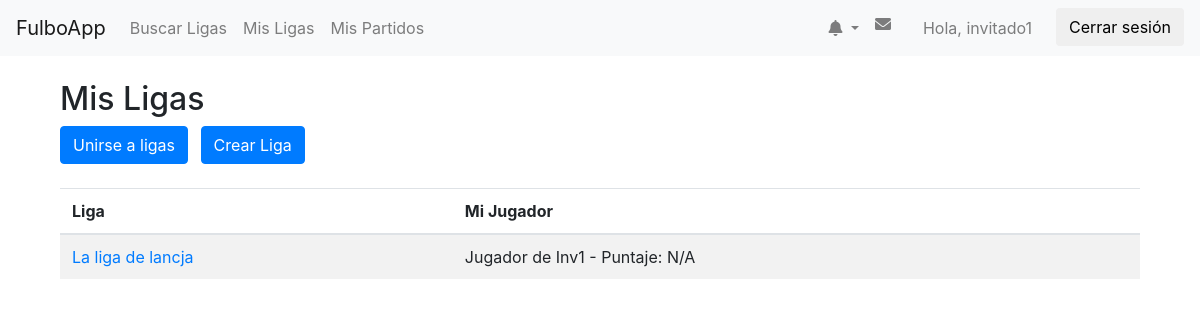
The app's page /AppFulbo/mis_ligas/ (signed in), older data.
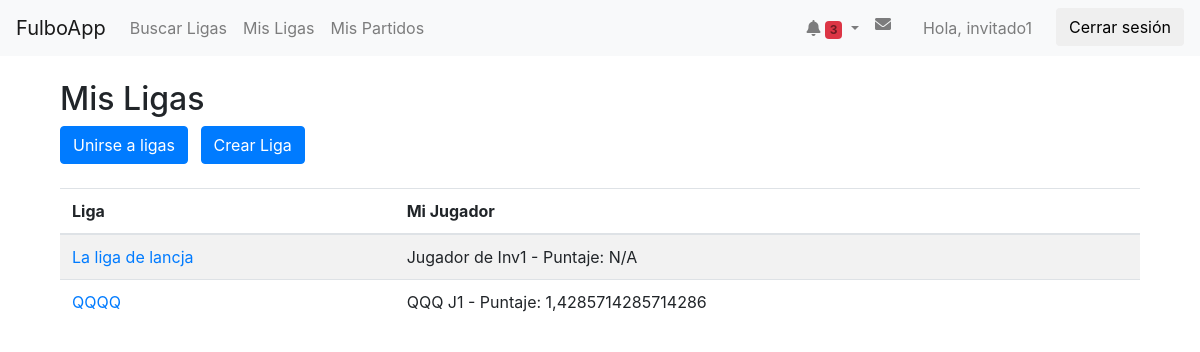
The same page, newer data.
### AppFulbo/models.py (models this page shows, shortened)
class Liga(models.Model):
    nombre_liga = models.CharField(max_length=20, unique=True)
    descripcion = models.TextField(blank=True, null=True)
    presidentes = models.ManyToManyField(User, related_name="ligas_presididas")  # Relación ManyToMany con los presidentes
    super_presidente = models.ForeignKey(
         settings.AUTH_USER_MODEL,
         on_delete=models.SET_NULL,
         null=True,
         blank=True,
         related_name="ligas_super_presididas",
         help_text="El super presidente de la liga, con privilegios especiales."
     )

class Jugador(models.Model):
    OPCIONES = [
        ('1', 'Arquero'),
        ('2', 'Defensor'),
        ('3', 'Mediocampista'),
        ('4', 'Delantero'),
    ]
    usuario = models.ForeignKey(User, null=True, blank=True, on_delete=models.CASCADE,related_name="user")
    apodo = models.CharField(max_length=15)
    posicion = models.CharField(max_length=1, choices=OPCIONES, null=True, blank=True)
    liga = models.ForeignKey(Liga, on_delete=models.CASCADE, related_name="jugadores")
    numero = models.IntegerField(
        choices=NUMERO_CHOICES,
        validators=[MinValueValidator(1), MaxValueValidator(99)],
        null=True,
        blank=True,
        help_text="Seleccione un número entre 1 y 99."
    )
    activo = models.BooleanField(default=True, help_text="Indica si el jugador está activo en la liga.")
    def puntaje(self):
        i = 0
        puntos = 0
        puntajes = self.puntajes_partidos.all()
        for puntaje in puntajes:
            if puntaje.puntaje != 0:
                i=i+1
                puntos = puntos + puntaje.puntaje()
        try:
            promedio = puntos/i
        except:
            promedio = 0
        return promedio
    class Meta:
        unique_together = ('apodo', 'liga')

class PuntajePartido(models.Model):
    jugador = models.ForeignKey(Jugador, on_delete=models.CASCADE, related_name="puntajes_partidos")
    partido = models.ForeignKey(Partido, on_delete=models.CASCADE, related_name="puntajes_partidos")
    suma_puntajes = models.FloatField(null=True)  # Puntaje del jugador en este partido
    cant_puntajes =  models.FloatField(default=0)
    def puntaje(self):
        if self.cant_puntajes !=0:
            puntaje= self.suma_puntajes/self.cant_puntajes
        else:
            puntaje = 0
        return puntaje

### AppFulbo/views.py (the view)
# urls.py: path('mis_ligas/',views.mis_ligas, name='mis_ligas'),
@login_required
def mis_ligas(request):
    jugadores = Jugador.objects.filter(usuario=request.user)
    ligas_con_jugador = []
    for jugador in jugadores:
        liga = jugador.liga
        liga.mi_jugador = jugador  # Agregamos el jugador a la instancia de liga
        ligas_con_jugador.append(liga)
    context = {
        'ligas': ligas_con_jugador
    }
    return render(request, 'AppFulbo/mis_ligas.html', context)

### AppFulbo/context_processors.py (called while the page is built)
def notificaciones_context(request):
    if request.user.is_authenticated:
        notificaciones_no_leidas = Notificacion.objects.filter(usuario=request.user, leido=False).count()
    else:
        notificaciones_no_leidas = 0
    return {
        'notificaciones_no_leidas': notificaciones_no_leidas,
    }

### AppFulbo/templates/AppFulbo/mis_ligas.html
{% extends 'AppFulbo/base.html' %}
{% block content %}
<div class="container mt-4">
    <h2>Mis Ligas</h2>
    <a class="btn btn-primary" href="{% url 'buscar_ligas' %}">Unirse a ligas</a>
    <a class="btn btn-primary ml-2" href="{% url 'crear_liga' %}">Crear Liga</a>
    <br></br>
    <table class="table table-striped">
        <thead>
            <tr>
                <th>Liga</th>
                <th>Mi Jugador</th>
            </tr>
        </thead>
        <tbody>
            {% for liga in ligas %}
            <tr>
                <td><a href="{% url 'ver_liga' liga.id %}">{{ liga.nombre_liga }}</a></td>
                <td>
                    {{ liga.mi_jugador.apodo }}
                    {% if liga.mi_jugador.puntaje %}
                        - Puntaje: {{ liga.mi_jugador.puntaje }}
                    {% else %}
                        - Puntaje: N/A
                    {% endif %}
                </td>
            </tr>
            {% empty %}
            <tr>
                <td colspan="2">No estás en ninguna liga.</td>
            </tr>
            {% endfor %}
        </tbody>
    </table>
</div>
{% endblock %}

### AppFulbo/templates/AppFulbo/base.html (shortened to what this page needs)
{% load static %}
<html lang="es">
<head>
    <link rel="stylesheet" href="https://cdnjs.cloudflare.com/ajax/libs/font-awesome/6.0.0-beta3/css/all.min.css"
 />
    <link rel="stylesheet" href="https://maxcdn.bootstrapcdn.com/bootstrap/4.0.0/css/bootstrap.min.css">
</head>
<body>
    <nav class="navbar navbar-expand-lg navbar-light bg-light">
        <a class="navbar-brand" href="{% url 'inicio' %}">FulboApp</a>
        <div class="collapse navbar-collapse">
            <ul class="navbar-nav mr-auto">
                <li class="nav-item">
                    <li class="nav-item">
                        <a class="nav-link" href="{% url 'buscar_ligas' %}">Buscar Ligas</a>
                    </li>
                    <a class="nav-link" href="{% url 'mis_ligas' %}">Mis Ligas</a>
                </li>
                <li class="nav-item">
                    <a class="nav-link" href="{% url 'mis_partidos' %}">Mis Partidos</a>
                </li>
            </ul>
            <ul class="navbar-nav">
                {% if user.is_authenticated %}
                <li class="nav-item dropdown">
                    <a id="notificationDropdown" class="nav-link dropdown-toggle" href="#" role="button" data-bs-toggle="dropdown" aria-expanded="false">
                        <i class="fa-solid fa-bell"></i>
                        {% if notificaciones_no_leidas > 0 %}
                            <span class="badge bg-danger">{{ notificaciones_no_leidas }}</span>
                        {% endif %}
                    </a>
                </li>
                <li class="nav-item mr-3">
                    <a class="nav-link" href="{% url 'inbox' %}"><i class="fa-solid fa-envelope"></i> </a>
                </li>
                <li class="nav-item mr-3">
                    <a class="nav-link" href="{% url 'mi_perfil' %}">Hola, {{ user.username }}</a>
                </li>
                <li class="nav-item">
                    <form action="{% url 'logout' %}" method="post" class="d-inline">
                        <button type="submit" class="btn btn-logout">Cerrar sesión</button>
                    </form>
                </li>
                {% else %}
                    <li class="nav-item">
                        <a class="nav-link" href="{% url 'login' %}">Iniciar sesión</a>
                    </li>
                {% endif %}
            </ul>
        </div>
    </nav>
    <div class="container mt-4">
        {% block content %}{% endblock %}
    </div>
</body>
</html>

Row changes from the older to the newer data that the page shows:
added Liga: nombre_liga "QQQQ", mi_jugador.apodo "QQQ J1", mi_jugador.puntaje "1,4285714285714286"
Text that changed along with them:
{{ notificaciones_no_leidas }}: (not shown) → "3"
